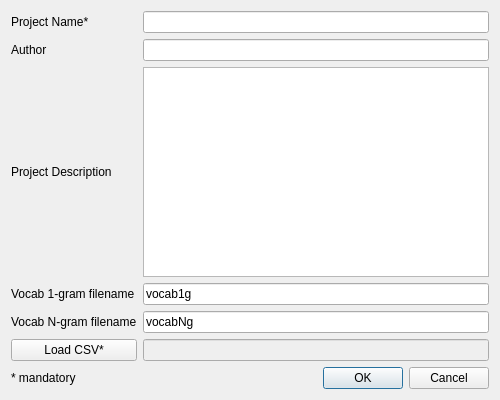
<?xml version="1.0" encoding="UTF-8"?>
<ui version="4.0">
 <class>Dialog_newProject</class>
 <widget class="QDialog" name="Dialog_newProject">
  <property name="geometry">
   <rect>
    <x>0</x>
    <y>0</y>
    <width>500</width>
    <height>400</height>
   </rect>
  </property>
  <property name="maximumSize">
   <size>
    <width>500</width>
    <height>400</height>
   </size>
  </property>
  <property name="windowTitle">
   <string>Dialog</string>
  </property>
  <layout class="QGridLayout" name="gridLayout_2">
   <item row="0" column="0">
    <layout class="QGridLayout" name="gridLayout">
     <item row="5" column="0">
      <widget class="QPushButton" name="pushButton_NewProject_LoadCSV">
       <property name="toolTip">
        <string>open an UTF8 encoding CSV</string>
       </property>
       <property name="text">
        <string>Load CSV*</string>
       </property>
      </widget>
     </item>
     <item row="6" column="0">
      <widget class="QLabel" name="label_4">
       <property name="text">
        <string>* mandatory</string>
       </property>
      </widget>
     </item>
     <item row="3" column="0">
      <widget class="QLabel" name="label_NewProject_Project1gVocabName">
       <property name="text">
        <string>Vocab 1-gram filename</string>
       </property>
      </widget>
     </item>
     <item row="2" column="0">
      <widget class="QLabel" name="label_NewProject_ProjectDescription">
       <property name="text">
        <string>Project Description</string>
       </property>
      </widget>
     </item>
     <item row="4" column="0">
      <widget class="QLabel" name="label_NewProject_ProjectNgVocabName">
       <property name="toolTip">
        <string/>
       </property>
       <property name="text">
        <string>Vocab N-gram filename</string>
       </property>
      </widget>
     </item>
     <item row="1" column="0">
      <widget class="QLabel" name="label_NewProject_ProjectAuthor">
       <property name="text">
        <string>Author</string>
       </property>
      </widget>
     </item>
     <item row="0" column="0">
      <widget class="QLabel" name="label_NewProject_ProjectName">
       <property name="text">
        <string>Project Name*</string>
       </property>
      </widget>
     </item>
     <item row="0" column="1">
      <widget class="QLineEdit" name="lineEdit_NewProject_ProjectName"/>
     </item>
     <item row="1" column="1">
      <widget class="QLineEdit" name="lineEdit_NewProject_ProjectAuthor"/>
     </item>
     <item row="3" column="1">
      <widget class="QLineEdit" name="lineEdit_NewProject_Project1gVocabName">
       <property name="text">
        <string>vocab1g</string>
       </property>
      </widget>
     </item>
     <item row="4" column="1">
      <widget class="QLineEdit" name="lineEdit_NewProject_ProjectNgVocabName">
       <property name="text">
        <string>vocabNg</string>
       </property>
      </widget>
     </item>
     <item row="5" column="1">
      <widget class="QLineEdit" name="lineEdit_NewProject_LoadCSV">
       <property name="enabled">
        <bool>false</bool>
       </property>
      </widget>
     </item>
     <item row="6" column="1">
      <widget class="QDialogButtonBox" name="buttonBox__NewProject">
       <property name="standardButtons">
        <set>QDialogButtonBox::Cancel|QDialogButtonBox::Ok</set>
       </property>
      </widget>
     </item>
     <item row="2" column="1">
      <widget class="QTextEdit" name="textEdit_NewProject_ProjectDescription"/>
     </item>
    </layout>
   </item>
  </layout>
 </widget>
 <resources/>
 <connections/>
</ui>
